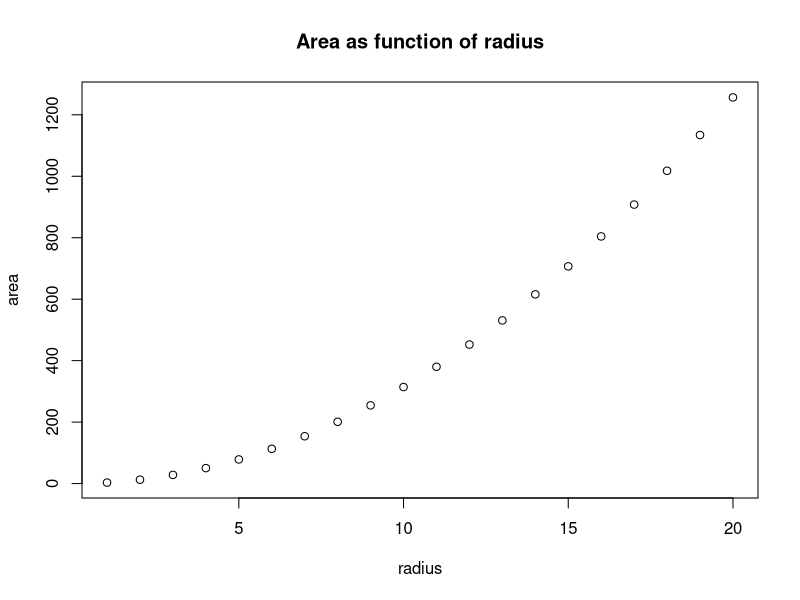
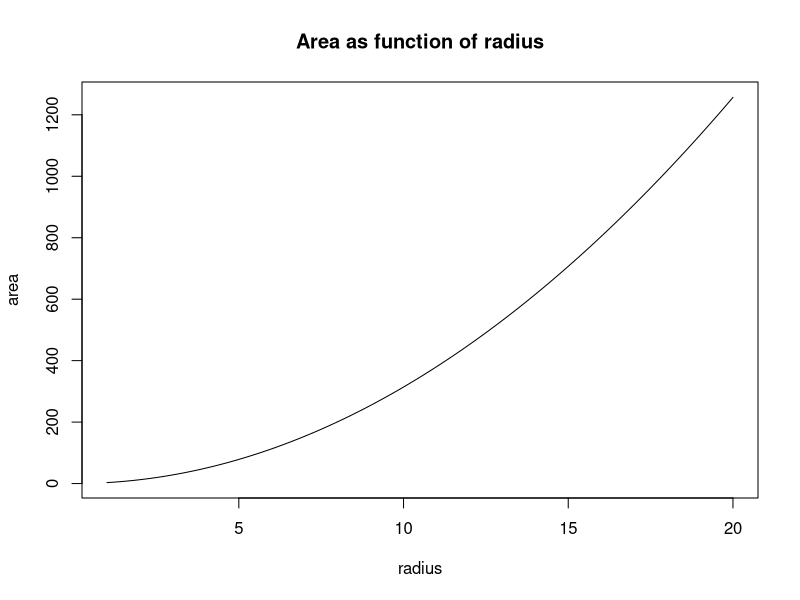
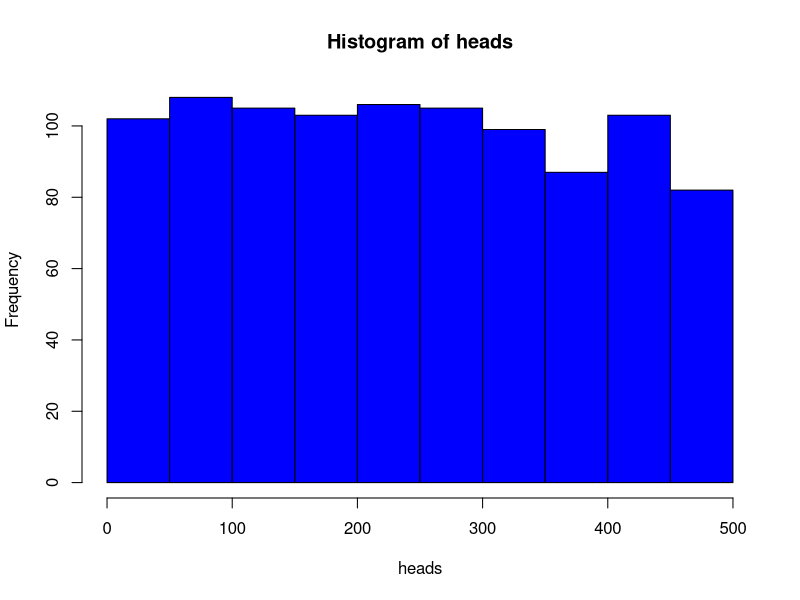
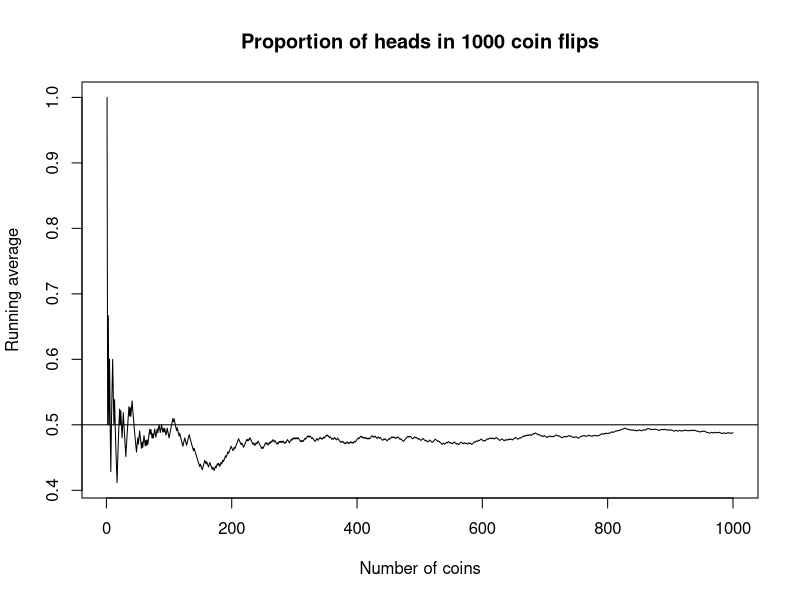

The R script that drew these images, in order:
## ---- chunk 1
1+1

5^2

487/34
## ---- chunk 2
pi

cos(pi)

factorial(5)

exp(1)

sqrt(169)

## ---- chunk 3

log(exp(7))

## ---- chunk 4

?log

#ENTER YOUR COMMAND HERE

## ---- chunk 5

#ENTER YOUR COMMANDS HERE

## ---- chunk 6

#ENTER YOUR SEQ COMMANDS HERE


#ENTER IN YOUR EXPLANATION FOR HOW TO USE THE SEQ COMMAND HERE
## ---- chunk 7
cat<-NULL #this just makes an empty vector, DELETE 'NULL'  and INSERT YOUR COMMAND HERE

## ---- chunk 8
cat<-c(cat,4, 5, 6 )
cat

## ---- chunk 9
cat[2]

cat[1:3]

cat[c(2,4)]

## ---- chunk 10
cat

cat+1

cat+pi

cat*3

cat^2

2^cat

dog<-cat*2

dog*cat

dog+cat

dog/cat
## ---- chunk 11
tiger <- 1:1000
sum(tiger)

mean(tiger)

length(tiger)
## ---- chunk 12

sample(1:10,1)

## ---- chunk 13

roll <- sample(1:6,10,replace=TRUE)
roll
## ---- chunk 14

sum(roll==2)

## ---- chunk 15

sum(2==sample(1:6,600,replace=TRUE))

## ---- chunk 16
radius <- 1:20
area <- pi*radius^2
plot(radius,area, main="Area as function of radius")

## ---- chunk 17
curve(pi*x^2,1,20,xlab="radius",ylab="area",main="Area as function of radius")

## ---- chunk 18
# Coin flips
n <- 1000 # Number of coin flips
coinflips <- sample(0:1,n,replace=TRUE)
coinflips
heads <- cumsum(coinflips)
hist(heads,col="blue")
prop <- heads/(1:n)
plot(1:n,prop,type="l",xlab="Number of coins",
ylab="Running average",
main="Proportion of heads in 1000 coin flips")
abline(h=0.5)

